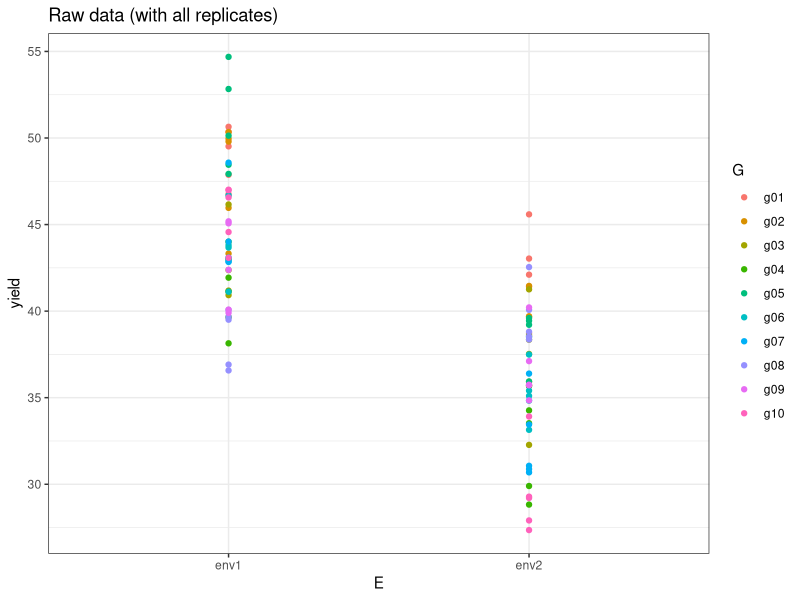
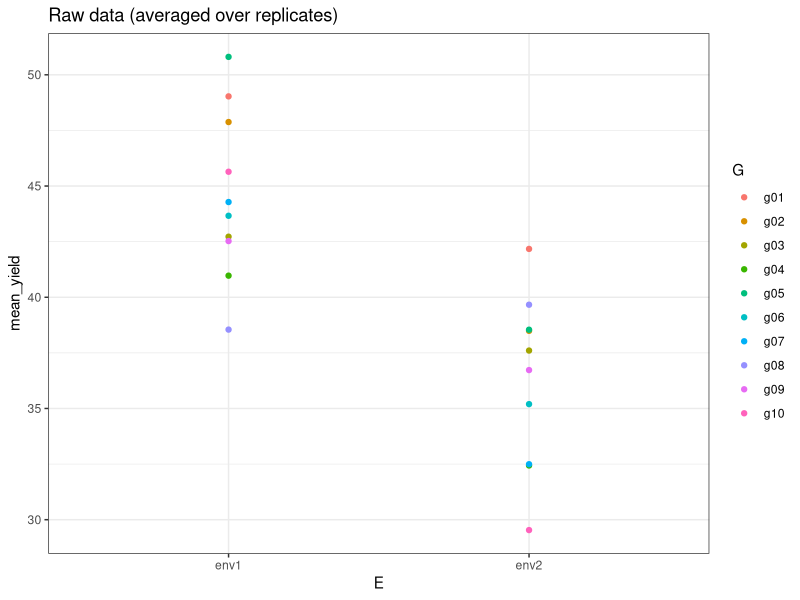
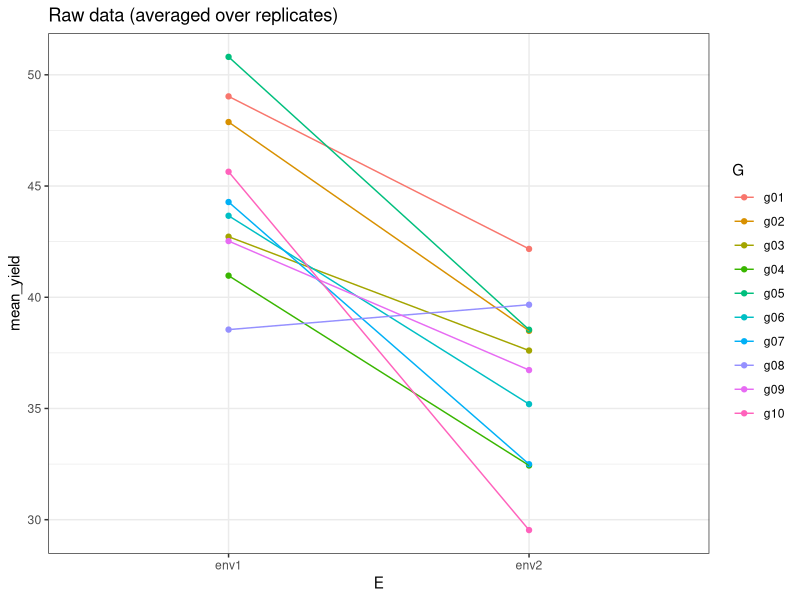
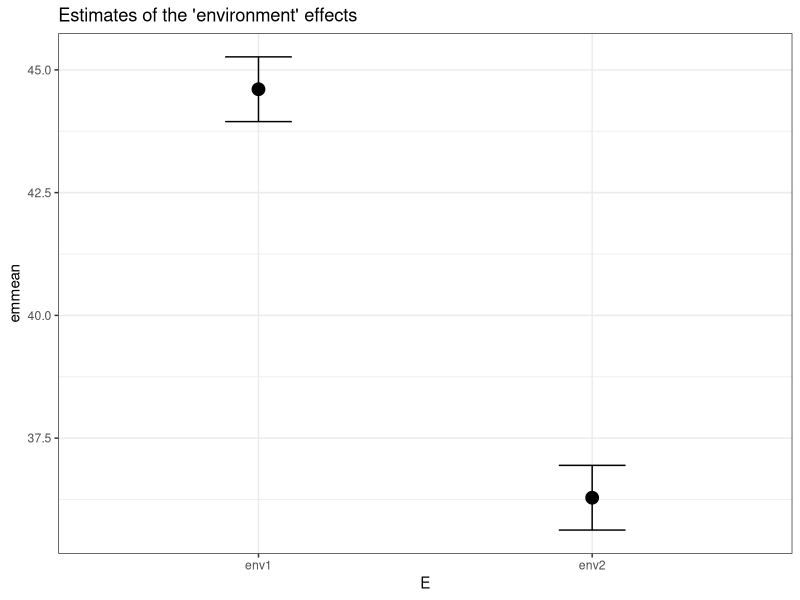
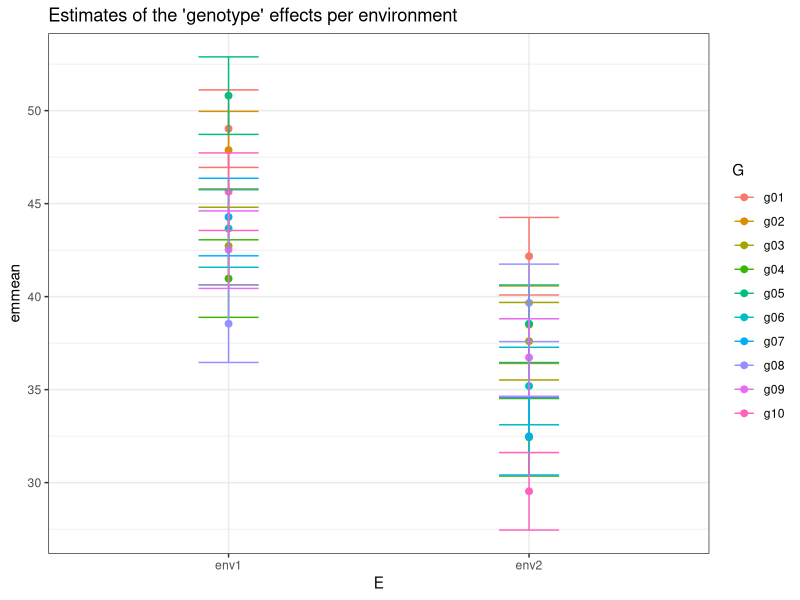
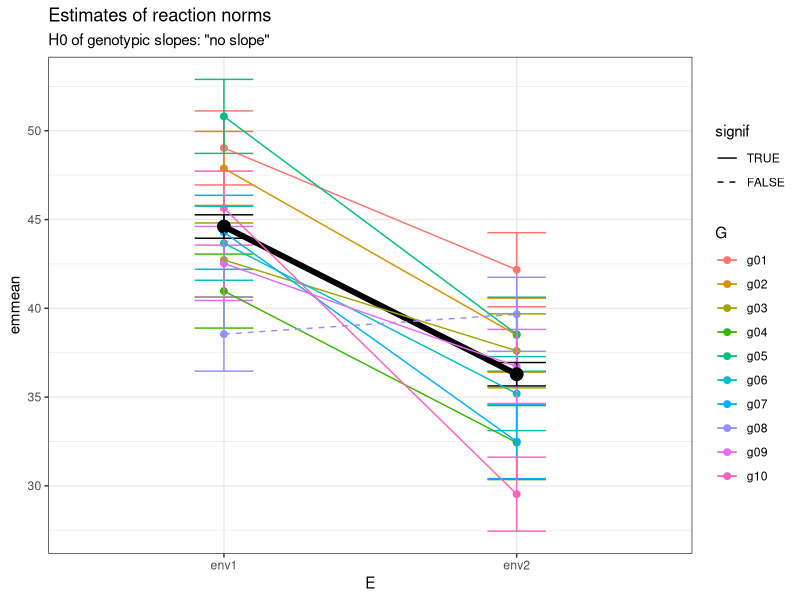
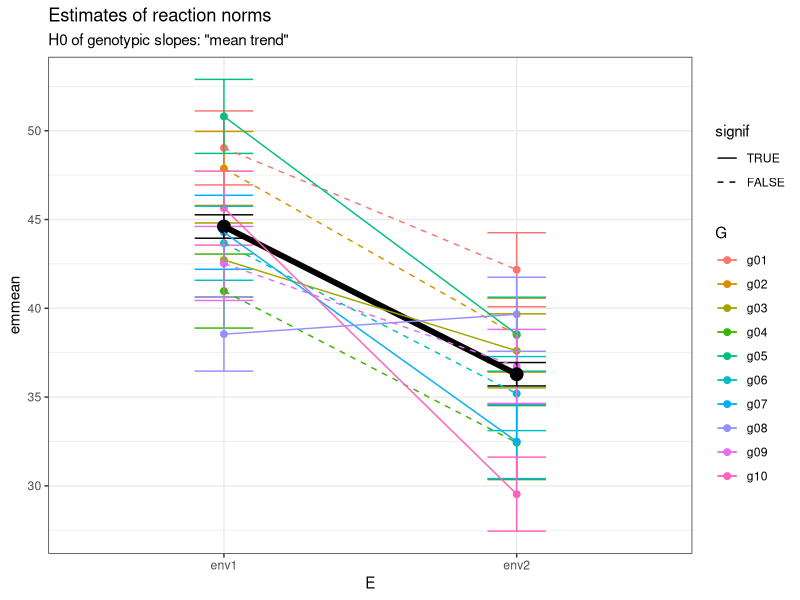

Here is the R script that generated these plots, in order:
## ---- chunk 1
suppressPackageStartupMessages(library(knitr))
opts_chunk$set(echo=TRUE, warning=TRUE, message=TRUE, cache=FALSE,
               fig.align="center", collapse=TRUE)
opts_knit$set(progress=TRUE, verbose=TRUE)
## ---- chunk 2
suppressPackageStartupMessages(library(ggplot2))
suppressPackageStartupMessages(library(car))
suppressPackageStartupMessages(library(emmeans))
## ---- chunk 3
nbEnvts <- 2  # number of environments
nbGenos <- 10 # number of genotypes
nbReps <- 5   # number of replicates per treatment
nbGxEs <- nbGenos * nbEnvts

(levEnvts <- paste0("env", 1:nbEnvts))
(levGenos <- sprintf(paste0("g%02i"), 1:nbGenos))
(levReps <- LETTERS[1:nbReps])
(levGxEs <- paste0(rep(levGenos, each=nbEnvts), "_", levEnvts))

tmp <- expand.grid(levReps, levEnvts, levGenos)
dat <- data.frame(G=tmp$Var3,
                  E=tmp$Var2,
                  rep=tmp$Var1,
                  GxE=paste0(tmp$Var3, "_", tmp$Var2),
                  true_yield=NA,
                  yield=NA,
                  stringsAsFactors=TRUE)
stopifnot(all(levels(dat$GxE) == levGxEs))
str(dat)
head(dat)
## ---- chunk 4
true_envt_diff <- 10
sd_G <- 3
sd_GxE <- 3 # 0
sd_err <- 2 # 0.8
## ---- chunk 5
set.seed(12345)
N <- nrow(dat)
true_grand_mean <- 40
(true_geno_effs <- setNames(as.vector(scale(rnorm(nbGenos, sd=sd_G), center=TRUE, scale=FALSE)),
                            levGenos))
(true_envt_effs <- setNames(c(true_envt_diff/2, -true_envt_diff/2),
                            levEnvts))
(true_gxe_effs <- setNames(as.vector(scale(rnorm(nbGxEs, sd=sd_GxE), center=TRUE, scale=FALSE)),
                           levGxEs))
## ---- chunk 6
(true_geno_means <- true_grand_mean + true_geno_effs)
(true_envt_means <- true_grand_mean + true_envt_effs)

Bstar.cs.geno <- contr.sum(levels(dat$G))
B.cs.geno <- cbind(intercept=1, Bstar.cs.geno)
C.cs.geno <- solve(B.cs.geno)
(true_geno_contrs <- C.cs.geno %*% true_geno_means)

Bstar.cs.envt <- contr.sum(levels(dat$E))
B.cs.envt <- cbind(intercept=1, Bstar.cs.envt)
C.cs.envt <- solve(B.cs.envt)
(true_envt_contrs <- C.cs.envt %*% true_envt_means)

stopifnot(all.equal(true_geno_contrs["intercept",1], true_envt_contrs["intercept",1]))
## ---- chunk 7
for(i in 1:N)
  dat$true_yield[i] <- true_grand_mean +
    true_geno_effs[dat$G[i]] +
    true_envt_effs[dat$E[i]] +
    true_gxe_effs[dat$GxE[i]]
## ---- chunk 8
X <- model.matrix(~ 1 + G + E + G:E, dat,
                  contrasts.arg = list(G="contr.sum", E="contr.sum"))
true_beta <- c(true_geno_contrs, true_envt_contrs[-1])
#stopifnot(all.equal((X %*% true_beta)[,1], dat$true_yield, check.attributes=FALSE))
## ---- chunk 9
epsilons <- rnorm(n=N, mean=0, sd=sd_err)
dat$yield <- dat$true_yield + epsilons
## ---- chunk 10
(obs_grand_mean <- mean(dat$yield))
(obs_geno_means <- tapply(dat$yield, dat$G, mean))
(obs_envt_means <- tapply(dat$yield, dat$E, mean))
## ---- chunk 11
ggplot(dat) +
  aes(x=E, y=yield, color=G) +
  geom_point() +
  labs(title="Raw data (with all replicates)") +
  theme_bw()
## ---- chunk 12
obsMeansW <- tapply(dat$yield, list(dat$G, dat$E), mean)
obsMeansL <- data.frame(G=rownames(obsMeansW),
                        E=rep(colnames(obsMeansW), each=nrow(obsMeansW)),
                        mean_yield=c(obsMeansW))
ggplot(obsMeansL) +
  aes(x=E, y=mean_yield, color=G) +
  geom_point() +
  labs(title="Raw data (averaged over replicates)") +
  theme_bw()
## ---- chunk 13
tmp <- data.frame(x=1,
                  y=obsMeansW[,"env1"],
                  xend=2,
                  yend=obsMeansW[,"env2"],
                  G=rownames(obsMeansW))
ggplot() +
  geom_point(aes(x=E, y=mean_yield, color=G), obsMeansL) +
  geom_segment(aes(x=x, y=y, xend=xend, yend=yend, color=G), data=tmp) +
  labs(title="Raw data (averaged over replicates)") +
  theme_bw()
## ---- chunk 14
fit <- lm(yield ~ 1 + G + E + G:E, data=dat,
          contrasts=list(G="contr.sum", E="contr.sum"))
summary(fit)
## (alpha_hat <- coef(fit))

(tav <- car::Anova(fit, type="III"))
## ---- chunk 15
emms_envt <- emmeans(fit, ~ E)
(sry_emms_envt <- summary(emms_envt, level=0.95))
ggplot(sry_emms_envt) +
  aes(x=E, y=emmean) +
  geom_point(size=4) +
  geom_errorbar(aes(x=E, ymin=lower.CL, ymax=upper.CL), width=0.2) +
  labs(title="Estimates of the 'environment' effects") +
  theme_bw()
## ---- chunk 16
emms_geno_byE <- emmeans(fit, ~ G | E)
(sry_emms_geno_byE <- summary(emms_geno_byE, level=0.95))
ggplot(sry_emms_geno_byE) +
  aes(x=E, y=emmean, color=G) +
  geom_point(size=2) +
  geom_errorbar(aes(x=E, ymin=lower.CL, ymax=upper.CL), width=0.2) +
  labs(title="Estimates of the 'genotype' effects per environment") +
  theme_bw()
## ---- chunk 17
(contr_envt <- contrast(emms_envt, "pairwise"))
contr_envt <- as.data.frame(contr_envt)
meanRNlinetype <- "dotted"
if(contr_envt$p.value < 0.05)
  meanRNlinetype <- "solid"

emms_gxe <- emmeans(fit, ~ G * E)
(sry_emms_gxe <- summary(emms_gxe, level=0.95))
head(tmp <- as.data.frame(pairs(emms_gxe, simple="E")))

tmpE <- data.frame(x=1,
                   y=sry_emms_envt$emmean[1],
                   xend=2,
                   yend=sry_emms_envt$emmean[2])
tmpGbyE <- data.frame(x=1,
                      y=sry_emms_geno_byE$emmean[sry_emms_geno_byE$E == "env1"],
                      xend=2,
                      yend=sry_emms_geno_byE$emmean[sry_emms_geno_byE$E == "env2"],
                      G=levels(sry_emms_geno_byE$G),
                      signif=ifelse(tmp$p.value <= 0.05, TRUE, FALSE))
tmpGbyE$signif <- factor(tmpGbyE$signif, levels=c("TRUE","FALSE"))

ggplot() +
  geom_point(aes(x=E, y=emmean, color=G), sry_emms_geno_byE, size=2) +
  geom_errorbar(aes(x=E, ymin=lower.CL, ymax=upper.CL, color=G), sry_emms_geno_byE, width=0.2) +
  geom_point(aes(x=E, y=emmean), sry_emms_envt, size=4) +
  geom_errorbar(aes(x=E, ymin=lower.CL, ymax=upper.CL), sry_emms_envt, width=0.2) +
  geom_segment(aes(x=x, y=y, xend=xend, yend=yend), tmpE, linewidth=2, linetype=meanRNlinetype) +
  geom_segment(aes(x=x, y=y, xend=xend, yend=yend, color=G, linetype=signif), tmpGbyE) +
  scale_linetype_manual(values=c("TRUE"="solid", "FALSE"="dashed")) +
  labs(title="Estimates of reaction norms",
       subtitle="H0 of genotypic slopes: \"no slope\"") +
  theme_bw()
## ---- chunk 18
tmpGbyE$signif <- NA
(tmp <- as.data.frame(test(pairs(emms_gxe, by="G"), null=contr_envt$estimate)))
tmpGbyE$signif <- ifelse(tmp$p.value <= 0.05, TRUE, FALSE)
tmpGbyE$signif <- factor(tmpGbyE$signif, levels=c("TRUE","FALSE"))

ggplot() +
  geom_point(aes(x=E, y=emmean, color=G), sry_emms_geno_byE, size=2) +
  geom_errorbar(aes(x=E, ymin=lower.CL, ymax=upper.CL, color=G), sry_emms_geno_byE, width=0.2) +
  geom_point(aes(x=E, y=emmean), sry_emms_envt, size=4) +
  geom_errorbar(aes(x=E, ymin=lower.CL, ymax=upper.CL), sry_emms_envt, width=0.2) +
  geom_segment(aes(x=x, y=y, xend=xend, yend=yend), tmpE, linewidth=2, linetype=meanRNlinetype) +
  geom_segment(aes(x=x, y=y, xend=xend, yend=yend, color=G, linetype=signif), tmpGbyE) +
  scale_linetype_manual(values=c("TRUE"="solid", "FALSE"="dashed")) +
  labs(title="Estimates of reaction norms",
       subtitle="H0 of genotypic slopes: \"mean trend\"") +
  theme_bw()
## ---- chunk 19
print(sessionInfo(), locale=FALSE)
